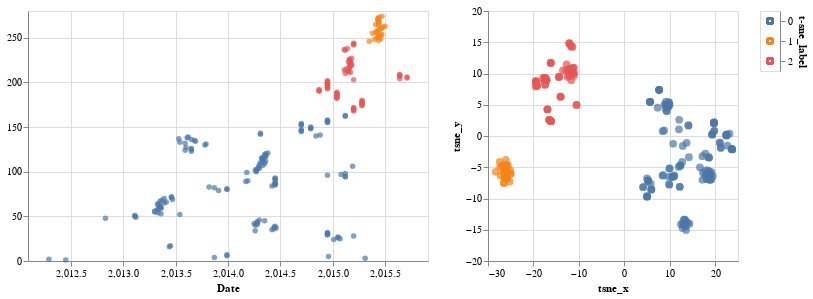

The notebook cell this image was saved under:
### Code cell
list_of_chart = linking_tree_with_plots_clickable(
    TSNE_df,
    ['tsne_x','tsne_y'],
    ['tsne_x','tsne_y'],
    't-sne_label:N',
    ["t-sne_label:N"],
    ["host:N","strain:N"]
)
chart_tsne = list_of_chart[0]|list_of_chart[1]|list_of_chart[2]
chart_tsne

### Figure 1 — Vega-Lite specification as saved in the notebook (floating-point values rounded to 4 significant figures; data arrays with more than 128 entries replaced by an {"elided": "..."} marker saying what was removed)
{"config": {"view": {"continuousWidth": 400, "continuousHeight": 300}}, "hconcat": [{"mark": "circle", "encoding": {"color": {"condition": {"type": "nominal", "field": "t-sne_label", "legend": null, "selection": "selector002"}, "value": "lightgray"}, "tooltip": [{"type": "nominal", "field": "host"}, {"type": "nominal", "field": "strain"}], "x": {"type": "quantitative", "field": "date", "scale": {"domain": [2012.0, 2016.0]}, "title": "Date"}, "y": {"type": "quantitative", "field": "y", "title": ""}}, "height": 250, "selection": {"selector002": {"type": "multi", "fields": ["t-sne_label:N"]}}, "width": 400}, {"mark": {"type": "circle", "size": 60}, "encoding": {"color": {"condition": {"type": "nominal", "field": "t-sne_label", "legend": null, "selection": "selector002"}, "value": "lightgray"}, "tooltip": [{"type": "nominal", "field": "host"}, {"type": "nominal", "field": "strain"}], "x": {"type": "quantitative", "field": "tsne_x", "title": "tsne_x"}, "y": {"type": "quantitative", "field": "tsne_y", "title": "tsne_y"}}, "height": 250, "selection": {"selector002": {"type": "multi", "fields": ["t-sne_label:N"]}}, "width": 250}, {"mark": "point", "encoding": {"color": {"type": "nominal", "field": "t-sne_label"}, "y": {"type": "nominal", "axis": {"orient": "right"}, "field": "t-sne_label"}}, "selection": {"selector002": {"type": "multi", "fields": ["t-sne_label:N"]}}}], "data": {"name": "data-09f6349ddb9fc9980cd32c6419a3a29e"}, "$schema": "https://vega.github.io/schema/vega-lite/v4.8.1.json", "datasets": {"data-09f6349ddb9fc9980cd32c6419a3a29e": {"elided": "226 records"}}}
